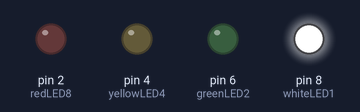
Bench run of a sketch on a simulated Arduino Uno, built with avr-gcc and run on an emulated ATmega328P. Parts: output pins drawn as LEDs (lit = HIGH).

Above: at 0.1 s.
At 3.7 s:
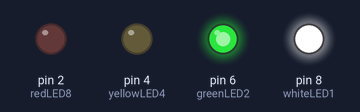
At 9.1 s:
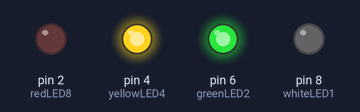
At 19.9 s:
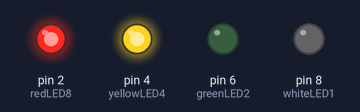
At 28.9 s:
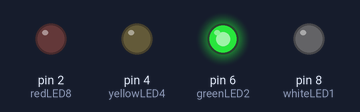
At 38.4 s:
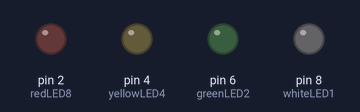
Timing chart, 0 to 40.0 s (numbered marks = the images above):
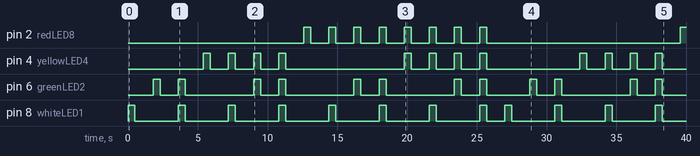

The sketch:

Binary_Counter__1_.ino
```cpp
int redLED8 = 2;
int yellowLED4 = 4;
int greenLED2 = 6;
int whiteLED1 = 8;
int smallW = 500;
int longW = 800;

void setup() {
  // put your setup code here, to run once:
  pinMode(redLED8,OUTPUT);
  pinMode(yellowLED4,OUTPUT);
  pinMode(greenLED2,OUTPUT);
  pinMode(whiteLED1,OUTPUT);
}

void loop() {
  // put your main code here, to run repeatedly:
  digitalWrite(whiteLED1,HIGH);
  delay(smallW);
  digitalWrite(whiteLED1,LOW);
  delay(smallW) ;
  // represents 1
  delay(longW) ;

  digitalWrite(greenLED2,HIGH);
  delay(smallW);
  digitalWrite(greenLED2,LOW);
  delay(smallW) ;
  //represents 2
  delay(longW) ;

    digitalWrite(whiteLED1,HIGH);
    digitalWrite(greenLED2,HIGH);
  delay(smallW);
  digitalWrite(whiteLED1,LOW);
  digitalWrite(greenLED2,LOW);
  delay(smallW) ;
  // represents 3
  delay(longW) ;

   digitalWrite(yellowLED4,HIGH);
  delay(smallW);
  digitalWrite(yellowLED4,LOW);
  delay(smallW) ;
  // represents 4

  delay(longW) ;
   digitalWrite(yellowLED4,HIGH);
    digitalWrite(whiteLED1,HIGH);
  delay(smallW);
  digitalWrite(whiteLED1,LOW);
  digitalWrite(yellowLED4,LOW);
  delay(smallW) ;
  // represents 5
  delay(longW) ;

  digitalWrite(yellowLED4,HIGH);
    digitalWrite(greenLED2,HIGH);
  delay(smallW);
  digitalWrite(greenLED2,LOW);
  digitalWrite(yellowLED4,LOW);
  delay(smallW) ;
  // represents 6
  delay(longW) ;

   digitalWrite(yellowLED4,HIGH);
    digitalWrite(greenLED2,HIGH);
    digitalWrite(whiteLED1,HIGH);
  delay(smallW);
  digitalWrite(greenLED2,LOW);
  digitalWrite(yellowLED4,LOW);
  digitalWrite(whiteLED1,LOW);
  delay(smallW) ;
  // represents 7
  delay(longW) ;

   digitalWrite(redLED8,HIGH);
  delay(smallW);
  digitalWrite(redLED8,LOW);
  delay(smallW) ;
  // represents 8
  delay(longW) ;

   digitalWrite(redLED8,HIGH);
    digitalWrite(whiteLED1,HIGH);
  delay(smallW);
  digitalWrite(whiteLED1,LOW);
  digitalWrite(redLED8,LOW);
  delay(smallW) ;
  // represents 9
  delay(longW) ;

  digitalWrite(redLED8,HIGH);
    digitalWrite(greenLED2,HIGH);
  delay(smallW);
  digitalWrite(greenLED2,LOW);
  digitalWrite(redLED8,LOW);
  delay(smallW) ;
  // represents 10
  delay(longW) ;

    digitalWrite(redLED8,HIGH);
    digitalWrite(greenLED2,HIGH);
    digitalWrite(whiteLED1,HIGH);
  delay(smallW);
  digitalWrite(greenLED2,LOW);
  digitalWrite(redLED8,LOW);
  digitalWrite(whiteLED1,LOW);
  delay(smallW) ;
  // represents 11
  delay(longW) ;

  digitalWrite(redLED8,HIGH);
    digitalWrite(yellowLED4,HIGH);
  delay(smallW);
  digitalWrite(yellowLED4,LOW);
  digitalWrite(redLED8,LOW);
  delay(smallW) ;
  // represents 12
  delay(longW) ;

 digitalWrite(redLED8,HIGH);
    digitalWrite(yellowLED4,HIGH);
    digitalWrite(whiteLED1,HIGH);
  delay(smallW);
  digitalWrite(redLED8,LOW);
  digitalWrite(yellowLED4,LOW);
  digitalWrite(whiteLED1,LOW);
  delay(smallW) ;
  // represents 13
  delay(longW) ;

  digitalWrite(redLED8,HIGH);
    digitalWrite(greenLED2,HIGH);
    digitalWrite(yellowLED4,HIGH);
  delay(smallW);
  digitalWrite(greenLED2,LOW);
  digitalWrite(redLED8,LOW);
  digitalWrite(yellowLED4,LOW);
  delay(smallW) ;
  // represents 14
  delay(longW) ;


  digitalWrite(redLED8,HIGH);
    digitalWrite(greenLED2,HIGH);
    digitalWrite(yellowLED4,HIGH);
    digitalWrite(whiteLED1,HIGH);
  delay(smallW);
  digitalWrite(greenLED2,LOW);
  digitalWrite(redLED8,LOW);
  digitalWrite(yellowLED4,LOW);
  digitalWrite(whiteLED1,LOW);
  delay(smallW) ;
  // represents 15
  delay(longW) ;
}
```

Measured:
- by itself, pin 2 (redLED8): goes 7 × (HIGH 0.50 s, LOW 1.3 s), HIGH 0.50 s, LOW 13.9 s, then HIGH
- by itself, pin 4 (yellowLED4): LOW → HIGH at 5.4 s, → LOW 0.50 s later, → HIGH 1.3 s later, → LOW 0.50 s later, … (24 changes in this stretch)
- by itself, pin 6 (greenLED2): LOW → HIGH at 1.8 s, → LOW 0.50 s later, → HIGH 1.3 s later, → LOW 0.50 s later, … (24 changes in this stretch)
- by itself, pin 8 (whiteLED1): goes 7 × (HIGH 0.50 s, LOW 3.1 s), HIGH 0.50 s, LOW 1.3 s, 3 × (HIGH 0.50 s, LOW 3.1 s), HIGH 0.50 s, then LOW
